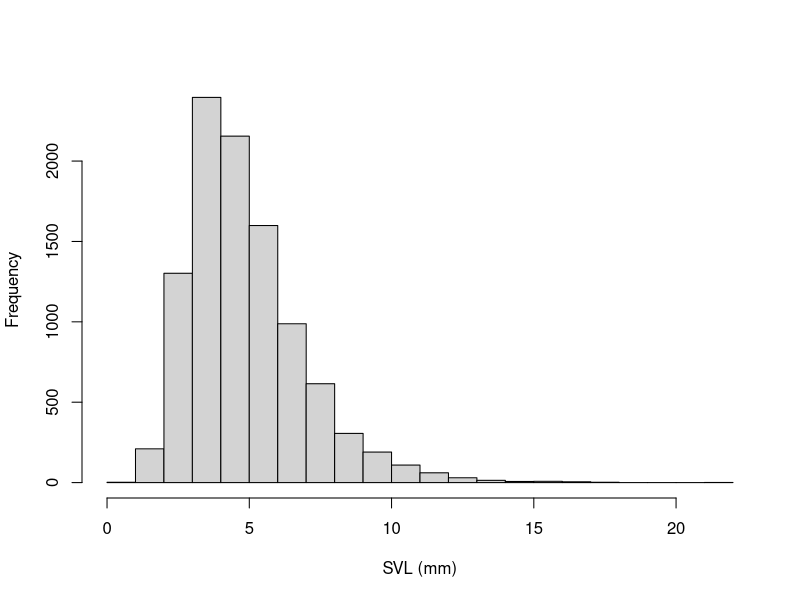
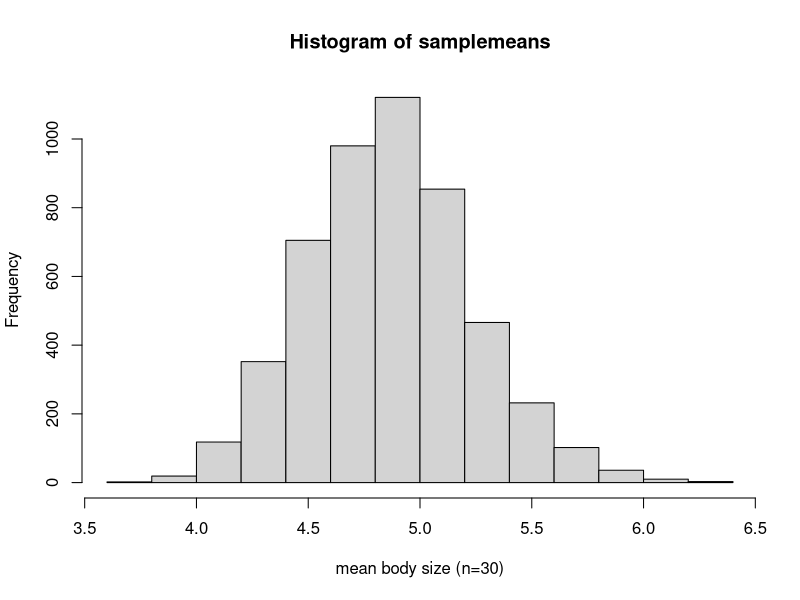
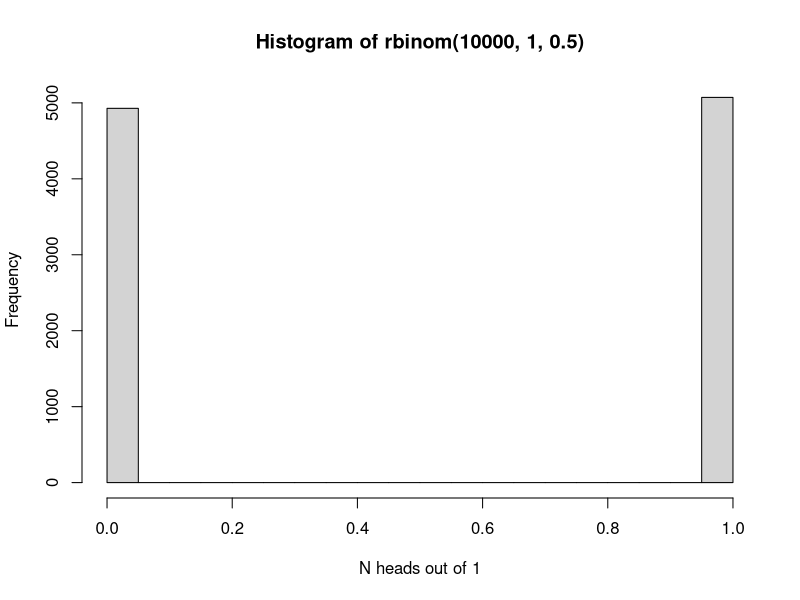
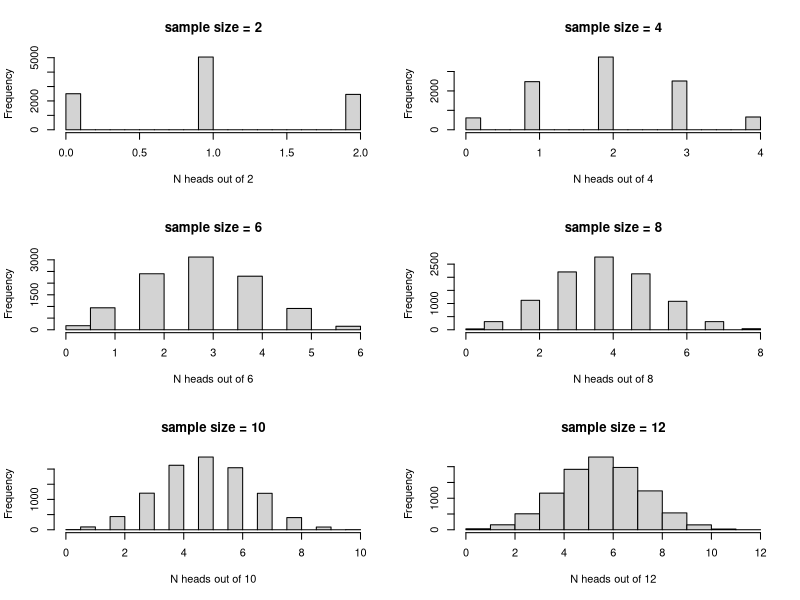
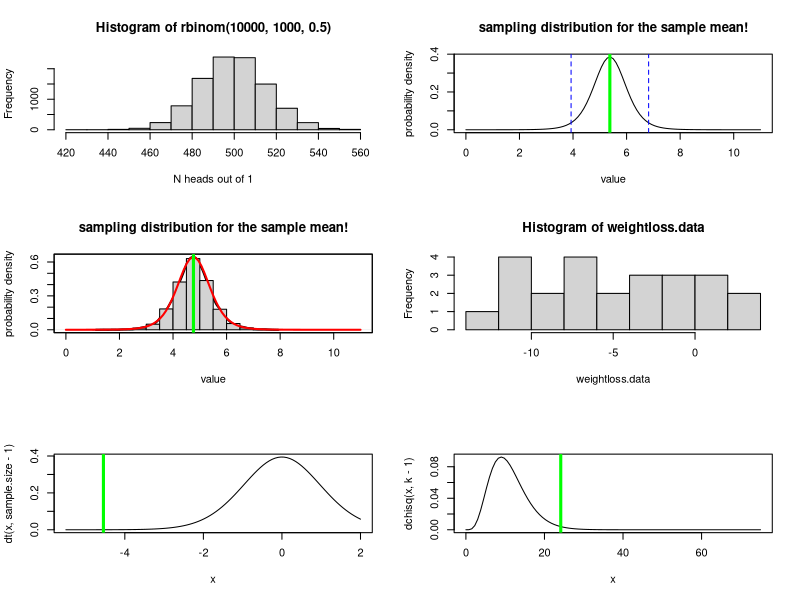
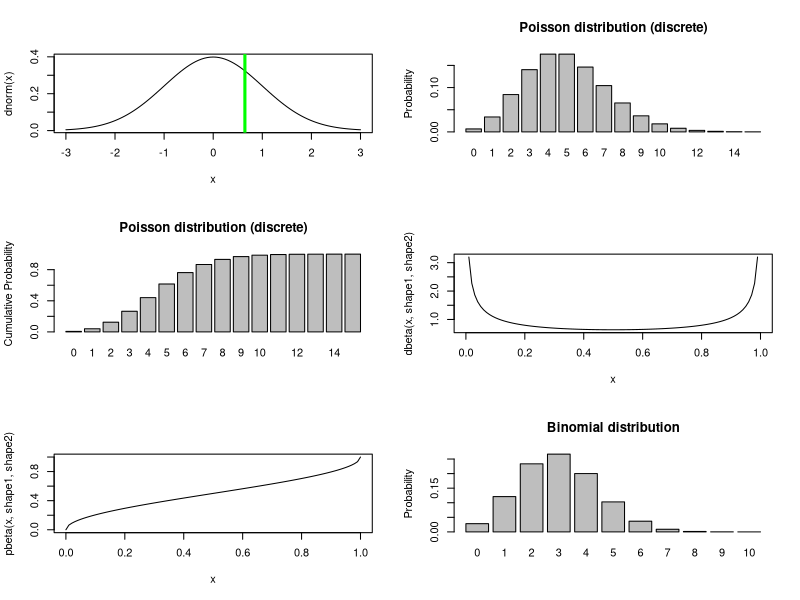
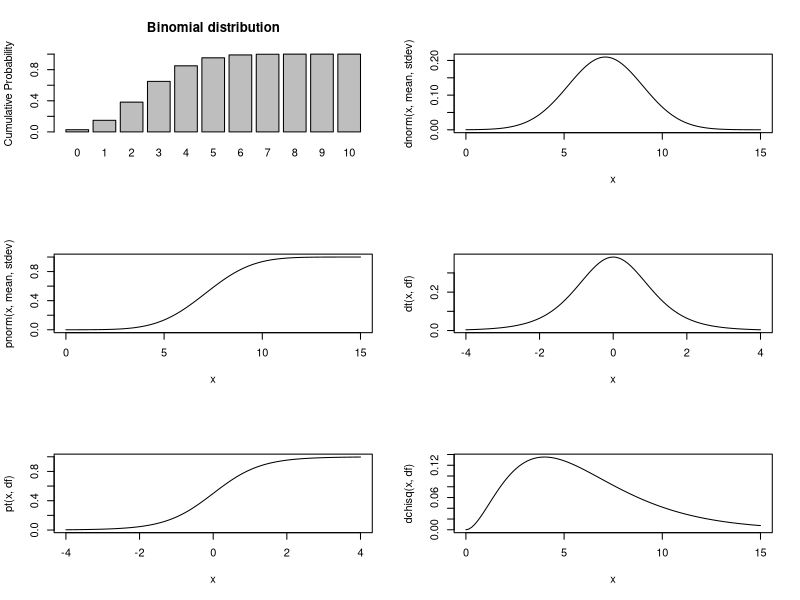
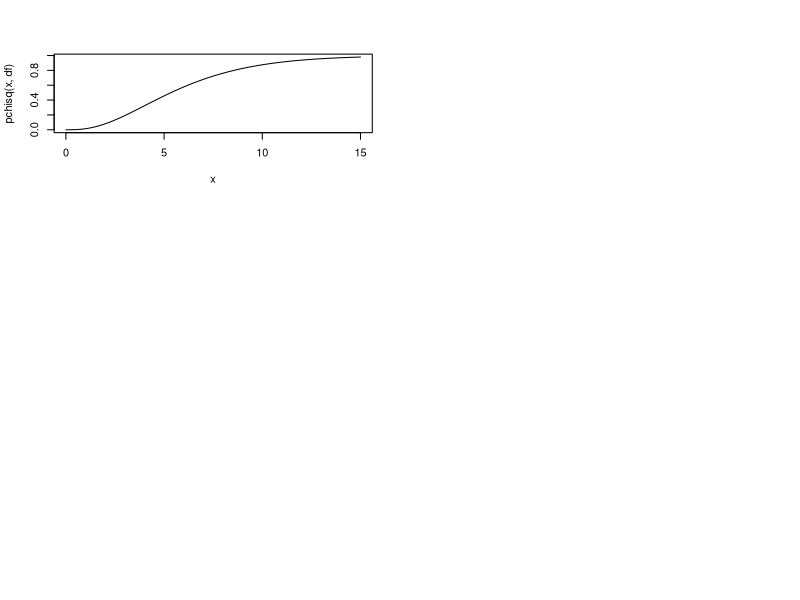

Write the R code that produced these figures, in order.

############################################################
####                                                    ####  
####  NRES 710, Lecture 1                               ####
####                                                    ####
####  Kevin Shoemaker and Ben Sullivan                  #### 
####  University of Nevada, Reno                        ####
####                                                    #### 
############################################################


############################################################
####  Basic Concepts of Probability and statistics      ####
############################################################



#### ALL FROGS IN CA

allfrogs.bodysize <- rlnorm(10000,1.5,0.4)        # statistical 'population'
hist(allfrogs.bodysize,main="",xlab="SVL (mm)")   # plot out histogram

truemean_SVL <- mean(allfrogs.bodysize)           # the 'parameter'
truemean_SVL 


mysample <- sample(allfrogs.bodysize,10)    # take sample of size 10 (10 frogs measured)
mean(mysample)   # compute the sample mean



mysample <- sample(allfrogs.bodysize,20)    # take sample of size 20 (20 frogs measured)
mean(mysample)   # compute the sample mean



lotsofsamples <- list()

for(s in 1:5000){
  lotsofsamples[[paste0("sample",s)]] <- sample(allfrogs.bodysize,30)    # take sample of size 30 (20 frogs measured)
}

lotsofsamples$sample1
lotsofsamples$sample99
lotsofsamples$sample732


samplemeans <- sapply(lotsofsamples,mean)

hist(samplemeans,xlab="mean body size (n=30)")


hist(rbinom(10000,1,.5),xlab="N heads out of 1")

par(mfrow=c(3,2))
for(i in seq(2,12,2)){
   hist(rbinom(10000,i,.5),main=paste0("sample size = ",i),xlab=sprintf("N heads out of %s",i)) 
}


hist(rbinom(10000,1000,.5),xlab="N heads out of 1")


#######
# Sampling distribution: the sample mean

mysample <- c(4.1,3.5,3.7,6.6,8.0,5.4,7.3,4.4)
mysample
n <- length(mysample)    # sample size
sample.mean <- mean(mysample)  # sample mean
sample.stdev <- sd(mysample)   # sample standard deviation (r uses denominator of n-1 by default!)
std.error <- sample.stdev/sqrt(n) 

std.error 


sampdist <- function(x){dt((x-sample.mean)/std.error,n-1)}
curve(sampdist,0,11,ylab="probability density",xlab="value",main="sampling distribution for the sample mean!")
abline(v=sample.mean,col="green",lwd=3)
confint <- c(sample.mean+std.error*qt(0.025,n-1),sample.mean+std.error*qt(0.975,n-1))
abline(v=confint,col="blue",lty=2)


#######
# Sampling distribution: the sample mean #2 (brute force simulation version)

mysample <- c(4.1,1.5,3.7,6.6,8.0,4.5,5.3,4.4)
mysample
n <- length(mysample)    # sample size
sample.mean <- mean(mysample)  # sample mean
sample.stdev <- sd(mysample)   # sample standard deviation (r uses denominator of n-1 by default!)

simulated.samples <- list()
for(s in 1:10000){
  sd1 <- sqrt(sum((sample(mysample,length(mysample)-1,replace = T)-sample.mean)^2)/(length(mysample)-2))  # account for unknown standard deviation
  simulated.samples[[paste0("sample ",s)]] <- rnorm(n,sample.mean,sd1)
}
sampling.distribution <- sapply(simulated.samples,mean)

plot(density(sampling.distribution),xlim=c(0,11),ylab="probability density",xlab="value",main="sampling distribution for the sample mean!",lwd=2)    # plot the brute-force sampling distribution
hist(sampling.distribution,add=T,freq=F)
par(new=T)
curve(sampdist,0,11,xlim=c(0,11),xaxt="n",yaxt="n",xlab="",ylab="",col="red",lwd=2)  # official sampling distribution
abline(v=sample.mean,col="green",lwd=3)




## Paired t-test example:

weightloss.data <- c(-10.4,-11.6,3.9,1.5,-0.3,-3.5 -10.0,-6.7,-6.1,-2.4,-6.0,2.3,0.1,-4.1,-3.2, -11.3,-3.2,-9.3,-7.5,-5.7,-0.1,0.0,-9.8,1.0,-11.9)
hist(weightloss.data,breaks=7)
mean.weightloss <- mean(weightloss.data)
null.weightloss <- 0
stdev.weightloss <- sd(weightloss.data)
sample.size <- length(weightloss.data)
std.error <- stdev.weightloss/sqrt(sample.size)

t.statistic <- (mean.weightloss-null.weightloss)/std.error
t.statistic

curve(dt(x,sample.size-1),-5.5,2)
abline(v=t.statistic,col="green",lwd=3)

p=pt(t.statistic,sample.size-1)
p    # this is the p value


####### Alternative: use R's built in t test

t.test(weightloss.data,alternative = "less")   # should get the same p=value!


## Chi squared example

birthdays.bymonth <- c(40,23,33,39,28,29,45,31,22,34,44,20)
months <- c("Jan","Feb","Mar","Apr","May","Jun","Jul","Aug","Sep","Oct","Nov","Dec")
names(birthdays.bymonth) <- months

sample.size <- sum(birthdays.bymonth)
k = length(birthdays.bymonth)   # number of categories
exp.birthdays.bymonth <- sample.size*rep(1/k,times=k)

Chisq.stat <- sum((birthdays.bymonth-exp.birthdays.bymonth)^2/exp.birthdays.bymonth)
Chisq.stat


## View the summary statistic along with its sampling distribution under the null hypothesis

curve(dchisq(x,k-1),0,75)
abline(v=Chisq.stat,col="green",lwd=3)

p <- 1-pchisq(Chisq.stat,k-1)
p


### use R's built in chi squared function

chisq.test(birthdays.bymonth)     # should get the same p value!



## Z test  (Ben Sullivan example)

df <- read.csv("GSW_height.csv")
GSWheight <- df$Height
GSWheight
mean.gsw <- mean(GSWheight)
sd.gsw <- sd(GSWheight) 
sd.pop <- 4
n <- length(GSWheight)
s.e. <- sd.pop/sqrt(n)



null.height <- 79

z.statistic <- (mean.gsw-null.height)/s.e.
z.statistic

curve(dnorm(x),-3,3)
abline(v=z.statistic,col="green",lwd=3)

p <- 1-pnorm(z.statistic)    # is the p value enough evidence to tell you that GSW players are taller than the NBA average??
p       

pnorm(z.statistic)


#################
# Probability distributions

mean <- 5
rpois(10,mean)    # the random numbers have no decimal component

             # plot a discrete distribution!
xvals <- seq(0,15,1)
probs <- dpois(xvals,lambda=mean)
names(probs) <- xvals
               
barplot(probs,ylab="Probability",main="Poisson distribution (discrete)")

barplot(cumsum(probs),ylab="Cumulative Probability",main="Poisson distribution (discrete)")   # cumulative distribution

sum(probs)   # just to make sure it sums to 1!  Does it??? 


#########
# continuous distributions

shape1 = 0.5
shape2 = 0.5

rbeta(10,shape1,shape2)

curve(dbeta(x,shape1,shape2))   # probability density

curve(pbeta(x,shape1,shape2))   # cumulative distribution

integrate(f=dbeta,lower=0,upper=1,shape1=shape1,shape2=shape2)    # just to make sure it integrates to 1!!


##########
# Binomial

size <- 10
prob <- 0.3
rbinom(10,size,prob)

xvals <- seq(0,size,1)
probs <- dbinom(xvals,size,prob)
names(probs) <- xvals
               
barplot(probs,ylab="Probability",main="Binomial distribution")

barplot(cumsum(probs),ylab="Cumulative Probability",main="Binomial distribution")   # cumulative distribution

sum(probs)   # just to make sure it sums to 1!  Does it???


#########
# Gaussian

mean = 7.1
stdev = 1.9

rnorm(10,mean,stdev)

curve(dnorm(x,mean,stdev),0,15)   # probability density

curve(pnorm(x,mean,stdev),0,15)   # cumulative distribution

integrate(f=dnorm,lower=-Inf,upper=Inf,mean=mean,sd=stdev)    # just to make sure it integrates to 1!!



#########
# t distribution

df = 6

rt(10,df)     # random numbers from the t distribution (not sure why you would ever want this!)

curve(dt(x,df),-4,4)   # probability density

curve(pt(x,df),-4,4)   # cumulative distribution

integrate(f=dt,lower=-Inf,upper=Inf,df=df)    # just to make sure it integrates to 1!!



#########
# Chi-squared distribution

df = 6

rchisq(10,df)     # random numbers from the t distribution (not sure why you would ever want this!)

curve(dchisq(x,df),0,15)   # probability density

curve(pchisq(x,df),0,15)   # cumulative distribution

integrate(f=dchisq,lower=0,upper=Inf,df=df)    # just to make sure it integrates to 1!!
